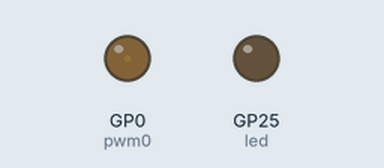
Recording of a program running on a simulated Raspberry Pi Pico running MicroPython. On the bench: output pins drawn as LEDs (lit = HIGH). WiFi joins after 1.5 s; a reset restarts the program; values from a settings file that is not in the repository are placeholders; web requests get an empty 200 reply after 0.4 s; library files of the repository ran but are not shown: 1 file(s); what the program prints to the serial console is not drawn.

Above: at 2.9 s.
At 52.9 s:
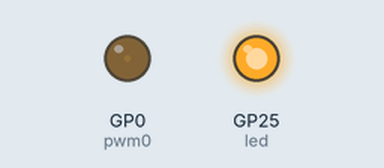
Timing chart, 0 to 68.8 s (numbered marks = the images above):
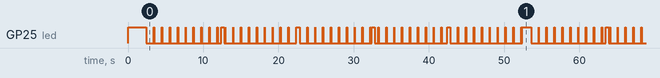

The program:

main.py
```python
import wifi
import github_update
import urequests
import time
import settings
import machine
import dht
import random
from machine import WDT

count_meter_1 = 0
count_meter_2 = 0
error_count = 0
wdt = None


def update_infuxdb(data):
    print("Sending data to influxdb...", end="")

    token = f"Bearer {settings.influxdb_token}"
    headers = {"Authorization": token}

    try:
        response = urequests.post(settings.influxdb_url, data=data, headers=headers)
        response.close()
    except Exception as exc:
        print(f"Error: {exc}")
        return False

    if response.status_code == 204:
        print("Done")
        return True
    else:
        print(f"Error: {response.status_code} - {response.text}")
        return False


def get_rssi_level(wlan):
    rssi = wlan.status("rssi")
    return rssi


def get_temp_humid(sensor):
    sensor.measure()
    temperature = sensor.temperature()
    humidity = sensor.humidity()
    return temperature, humidity


def TriggerCountMeter1(Source):
    global count_meter_1
    count_meter_1 += 1


def TriggerCountMeter2(Source):
    global count_meter_2
    count_meter_2 += 1


def send_data(Source):
    global count_meter_1, count_meter_2, error_count, led, sensor, wlan, wtd
    led.value(1)

    # temp, humid = get_temp_humid(sensor)
    temp = 0
    humid = 0
    rssi = get_rssi_level(wlan)

    data = f"Test RSSI={rssi}\nTest Temperature={temp}\nTest Humidity={humid}\nTest Meter_1={count_meter_1}\nTest Meter_2={count_meter_2}"
    count_meter_1 = 0
    count_meter_2 = 0

    sent_ok = update_infuxdb(data)
    if not sent_ok:
        error_count += 1
        print(f"Error count: {error_count}")
    else:
        error_count = 0

    if error_count >= 5:
        print("Error sending data to InfluxDB, reseting device")
        machine.reset()

    wdt.feed()

    led.value(0)

def feed_watchdog(Source):
    global wdt
    wdt.feed()
    print("wdt_feed")

def update(Source):
    led.value(1)
    if github_update.check_new_release():
        time.sleep(10)
        machine.reset()
    led.value(0)


if __name__ == "__main__":
    wdt = WDT(timeout=5_000)
    tim_wdt = machine.Timer(period=1000, mode=machine.Timer.PERIODIC, callback=feed_watchdog)

    led = machine.Pin("LED", machine.Pin.OUT)
    pwm0 = machine.PWM(machine.Pin(0), freq=100, duty_u16=1000)

    led.value(1)

    triggerPinMeter1 = machine.Pin(2, machine.Pin.IN, machine.Pin.PULL_UP)
    triggerPinMeter2 = machine.Pin(5, machine.Pin.IN, machine.Pin.PULL_UP)

    sensor = dht.DHT11(machine.Pin(2))

    wlan = wifi.connect()
    github_update.update_firmware()

    error_count = 0

    triggerPinMeter1.irq(
        trigger=machine.Pin.IRQ_FALLING, handler=TriggerCountMeter1, hard=True
    )
    triggerPinMeter2.irq(
        trigger=machine.Pin.IRQ_FALLING, handler=TriggerCountMeter2, hard=True
    )

    tim = machine.Timer(period=10_000, mode=machine.Timer.PERIODIC, callback=send_data)

    tim2 = machine.Timer(period=300_000, mode=machine.Timer.PERIODIC, callback=update)

    tim_wdt.deinit()

    while True:
        try:
            wdt.feed()
            led.value(1)
            time.sleep_ms(50)
            led.value(0)
            time.sleep_ms(1000)

        except KeyboardInterrupt:
            tim.deinit()
            tim2.deinit()
            machine.soft_reset()
```

wifi.py
```python
import network
import time
from settings import ssid, password
import machine


def connect():
    wlan = None
    try:
        wlan = network.WLAN(network.STA_IF)
        wlan.active(True)
        wlan.connect(ssid, password)
    except Exception as exc:
        print(f"Error: {exc}")
        print("Error connecting to wifi, reseting device in 10 seconds")
        time.sleep(10)
        machine.reset()

    if wlan:
        # Wait for connect or fail
        max_wait = 30
        while max_wait > 0:
            if wlan.status() < 0 or wlan.status() >= 3:
                break
            max_wait -= 1
            print("Waiting for connection...")
            time.sleep(1)

        # Handle connection error
        if wlan.status() != 3:
            print("Error connecting to wifi, reseting device in 10 seconds")
            time.sleep(10)
            machine.reset()

        print(f"Connected to wifi '{ssid}'")
        return wlan
```

github_update.py
```python
import time
import urequests
import json
import os
import machine


def update_firmware():
    try:
        new_relase = check_new_release()

        if new_relase:
            download_release(new_relase)
    except Exception as exc:
        print(f"Error updating firmware, {exc}")


def get_trees(version: str):
    headers = {"User-Agent": "tofso-logger"}
    url = f"https://api.github.com/repos/fr3h4g/tofso-logger/git/trees/{version}?recursive=1"
    response = urequests.get(url, headers=headers)
    # print(response.text)
    return json.loads(response.text)["tree"]


def pull_file(filename: str, tag: str):
    print(f"Downloading file {filename}...", end="")
    headers = {"User-Agent": "tofso-logger"}
    url = f"https://raw.githubusercontent.com/fr3h4g/tofso-logger/{tag}/{filename}"
    response = urequests.get(url, headers=headers)
    # print(response.text)
    with open(filename, "w", encoding="utf8") as file:
        file.write(response.text)
    print("Done")


def check_new_release(force_new_release=False):
    print("Checking for new release on github repo fr3h4g/tofso-logger...", end="")
    try:
        headers = {"User-Agent": "tofso-logger"}
        url = "https://api.github.com/repos/fr3h4g/tofso-logger/releases?per_page=1"
        response = urequests.get(url, headers=headers)
        # print(response.text)
        if response.status_code == 200:
            releases = json.loads(response.text)
            if releases:
                latest_version = releases[0]["tag_name"]

                current_version = None
                if ".current_version" in os.listdir():
                    with open(".current_version", "r", encoding="utf8") as file:
                        current_version = file.read()
                if force_new_release:
                    print(f"New release found {latest_version}")
                    return latest_version

                if current_version != latest_version:
                    print(f"New release found {latest_version}")
                    return latest_version
    except Exception as exc:
        print(f"Error: {exc}")
        return None

    print("No new release found")
    return None


def download_release(version):
    print(f"Updating firmware to release {version}...")

    trees = get_trees(version)
    for file in trees:
        # print(file)
        if file["type"] == "tree":
            try:
                os.mkdir(file["path"])
            except OSError:
                pass
        elif file["type"] == "blob":
            pull_file(file["path"], version)

    with open(".current_version", "w", encoding="utf8") as file:
        file.write(version)

    print("Update complete, resetting device in 10 seconds")
    time.sleep(10)
    machine.reset()
```

Measured:
- by itself, GP25 (led): moves between LOW and HIGH, repeating every 51.1 s
- by itself, everything shown: repeats every 51.1 s, in 102 steps
